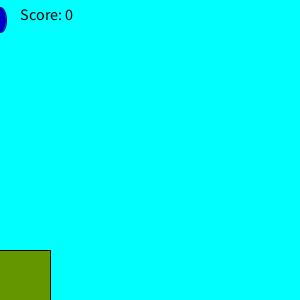
Frame 1 (no input)
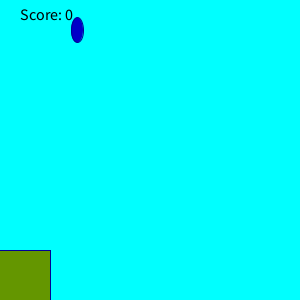
Frame 60 (the mouse pressed at the canvas centre just before this capture)
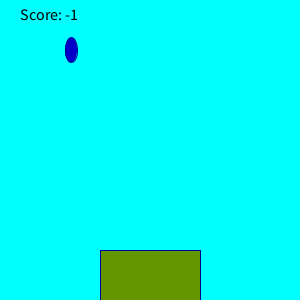
Frame 120 (the mouse held since frame 60 and released just before this capture)

The Processing sketch that drew these frames (run headless with seeded random() and noise(); from frame 60 on, the mouse is pressed at the canvas centre):

// Processing sketch: rain_game
// ── rain_game.pde
int dropY=10;
int randomNumber;
int score=0;
void setup(){
  size(300,300);
}
void draw(){
  background(0,255,255);
  fill(100,150,0);
  rect(mouseX-50,250,100,50);
  dropY+=10;
  fill(0, 0, 0);
  textSize(16);
  text("Score: " + score, 20, 20);
  fill(0,0,200);
  stroke(0,0,150);
  ellipse(randomNumber,dropY,12,25);
  if(dropY>=300){
    checkCatch(randomNumber);
    randomNumber=(int) random(width);
    dropY=10;
    stroke(0,0,150);
    ellipse(randomNumber,dropY,12,25);
}
}
void checkCatch(int x){
  if(x>=mouseX-50&&x<=mouseX+50){
    score++;
}
  else if(score>=0){
    score--;
    println("Your score is still: "+score);
  }
}
